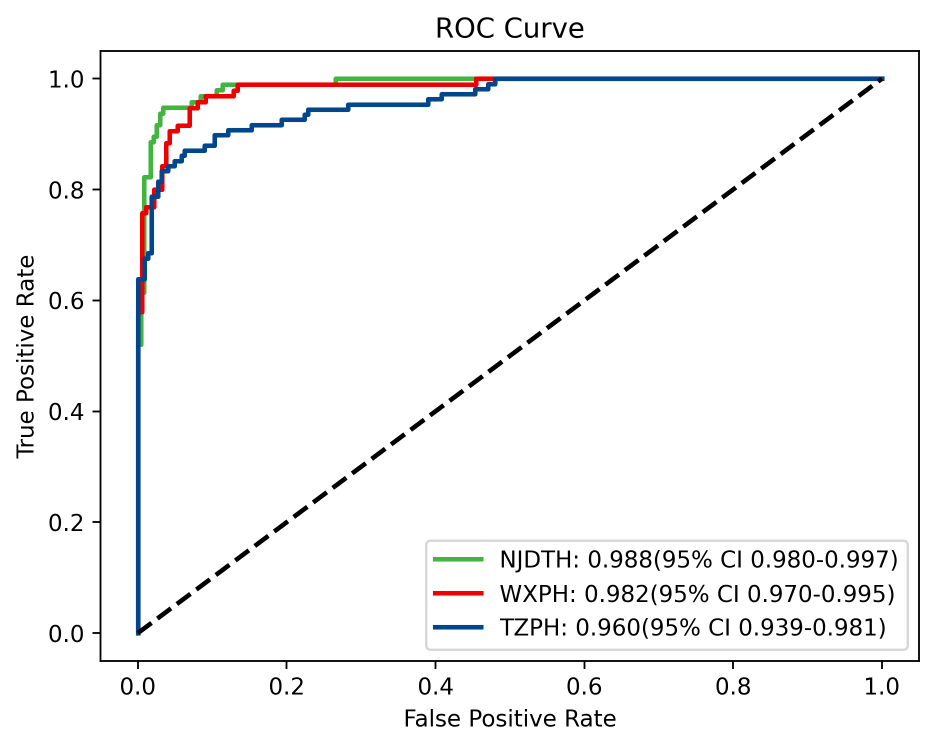
#> input picture ROC curve of cancer.png, 1871 x 1495 px (shown at 1/2 size)
$ python -i utils.py   (imports and definitions only)
#> lines starting #> are read from the running program, lines starting #| are printed output that depends on the picture; after the words box and inside, x2 and y2 are one past the last pixel; in counts of white or black regions, pixels touching at a corner belong together
#> further down, picture is the input picture: shape (1495, 1871, 3); mean B, G, R 245.4, 245.1, 245.1
import cv2
import numpy as np
import os
import matplotlib.pyplot as plt
from sklearn.metrics import confusion_matrix
from collections import defaultdict
import logging
import time

from pylab import mpl
mpl.rcParams['font.sans-serif'] = ['SimHei']


# [20 lines left out: function creat_logger, not called in this run]


def getMirrorImage(orgin_img):
    gray_img = cv2.cvtColor(orgin_img, cv2.COLOR_BGR2GRAY)
    threshold = 5
    ret, thresh = cv2.threshold(gray_img, threshold, 255, cv2.THRESH_BINARY)
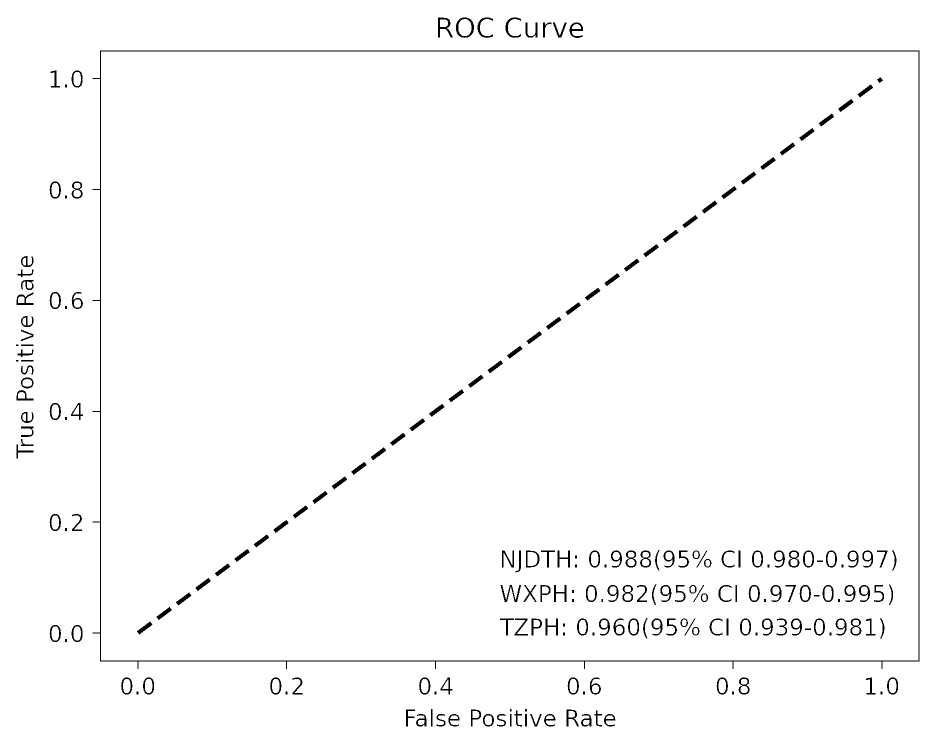
#> thresh: shape (1495, 1871) (shown at 1/2 size); 98.1% white; 215 black regions (4 under 20 px)
#> ret = 5
    contours, hierarchy = cv2.findContours(thresh.copy(), cv2.RETR_LIST, cv2.CHAIN_APPROX_SIMPLE)
#> contours = 304 contours; largest, box (x1, y1, x2, y2) and area: (0, 0, 1871, 1495) 2793780, (184, 100, 1840, 1339) 2006246, (202, 103, 1837, 1321) 1988578, (911, 34, 949, 77) 1236, (1051, 1100, 1080, 1136) 847
    if contours == []:
        return np.array([])
    c1 = sorted(contours, key=cv2.contourArea, reverse=True)[0]
#> c1 = [[0, 0], [0, 1494], [1870, 1494], [1870, 0]]
    x, y, w, h = cv2.boundingRect(c1)
#> x = 0; y = 0; w = 1871; h = 1495
    if w*h < 100:
        return np.array([])
    # cv2.rectangle(orgin_img, (x, y), (x + w, y + h), (0, 255, 0), 2)
    crop_img = orgin_img[y:(y+h), x:(x + w)]

    # [7 lines of commented-out code are left out]

    return crop_img


# [140 lines left out: functions plot_confusion_matrix, survey, plot_surveychart, get_cropimg, not called in this run]


# [5 lines not run here, left out]

>>> import cv2
>>> picture = cv2.imread('ROC curve of cancer.png')
>>> result = getMirrorImage(picture)

$ run again, on ROC curve of esophagitis.png
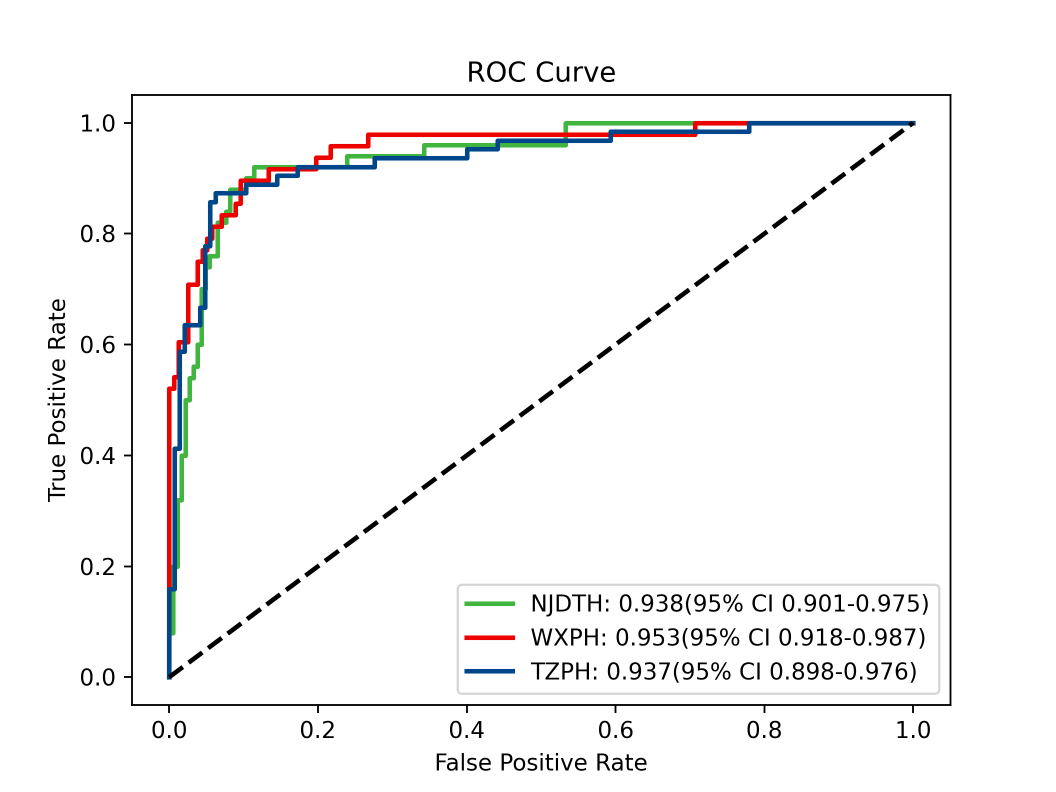
#> input picture ROC curve of esophagitis.png, 2112 x 1584 px (shown at 1/2 size)
#> picture is the input picture: shape (1584, 2112, 3); mean B, G, R 246.1, 246.1, 246.3
#> in getMirrorImage, `gray_img = cv2.cvtColor(orgin_img, cv2.COLOR_BGR2GRAY)`:
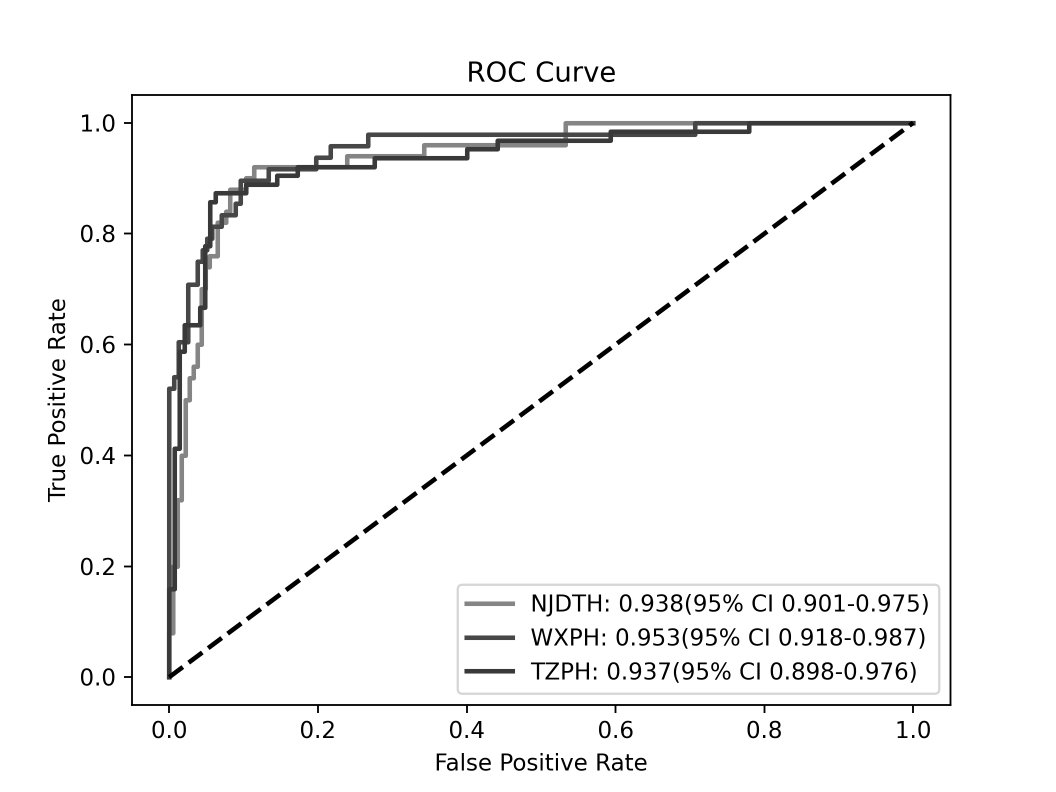
#> gray_img: shape (1584, 2112) (shown at 1/2 size); min 0, max 255, mean 246.2
#> in getMirrorImage, `ret, thresh = cv2.threshold(gray_img, threshold, 255, cv2.THRESH_BINARY)`:
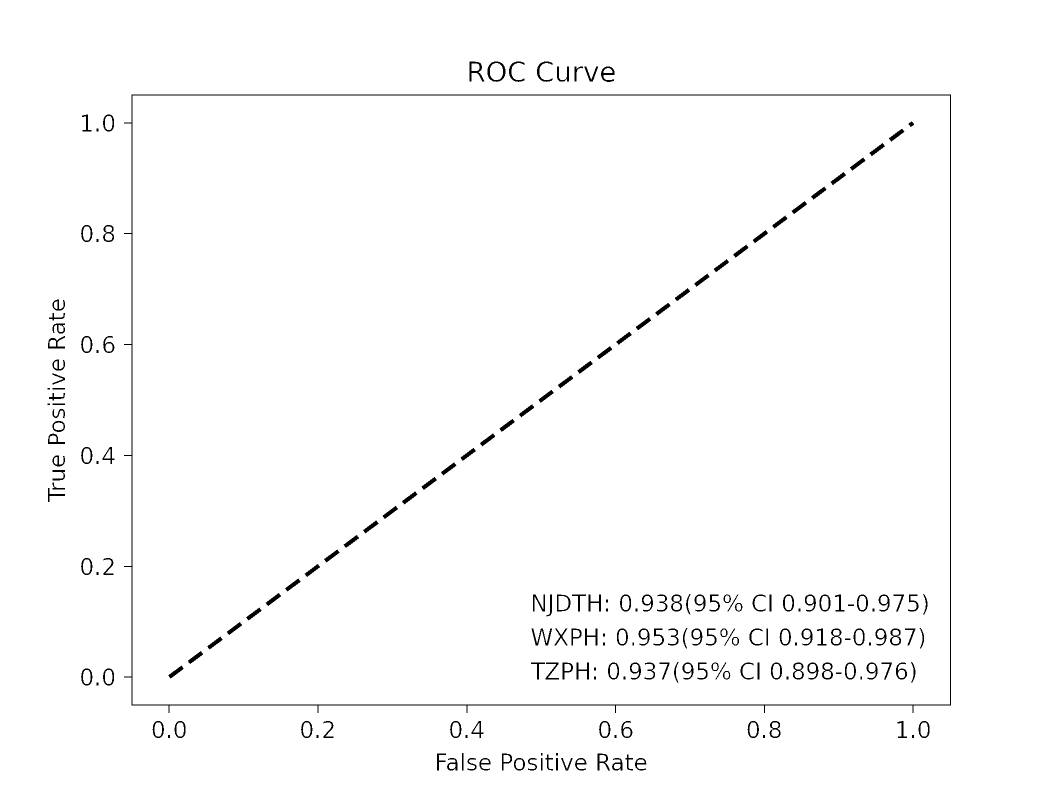
#> thresh: shape (1584, 2112) (shown at 1/2 size); 98.4% white; 215 black regions (5 under 20 px)
#> ret = 5
#> contours = 299 contours; largest, box (x1, y1, x2, y2) and area: (0, 0, 2112, 1584) 3341713, (247, 188, 1903, 1427) 2006246, (265, 191, 1900, 1409) 1988578, (974, 122, 1012, 165) 1236, (1113, 1188, 1142, 1224) 847
#> c1 = [[0, 0], [0, 1583], [2111, 1583], [2111, 0]]
#> x = 0; w = 2112; h = 1584
